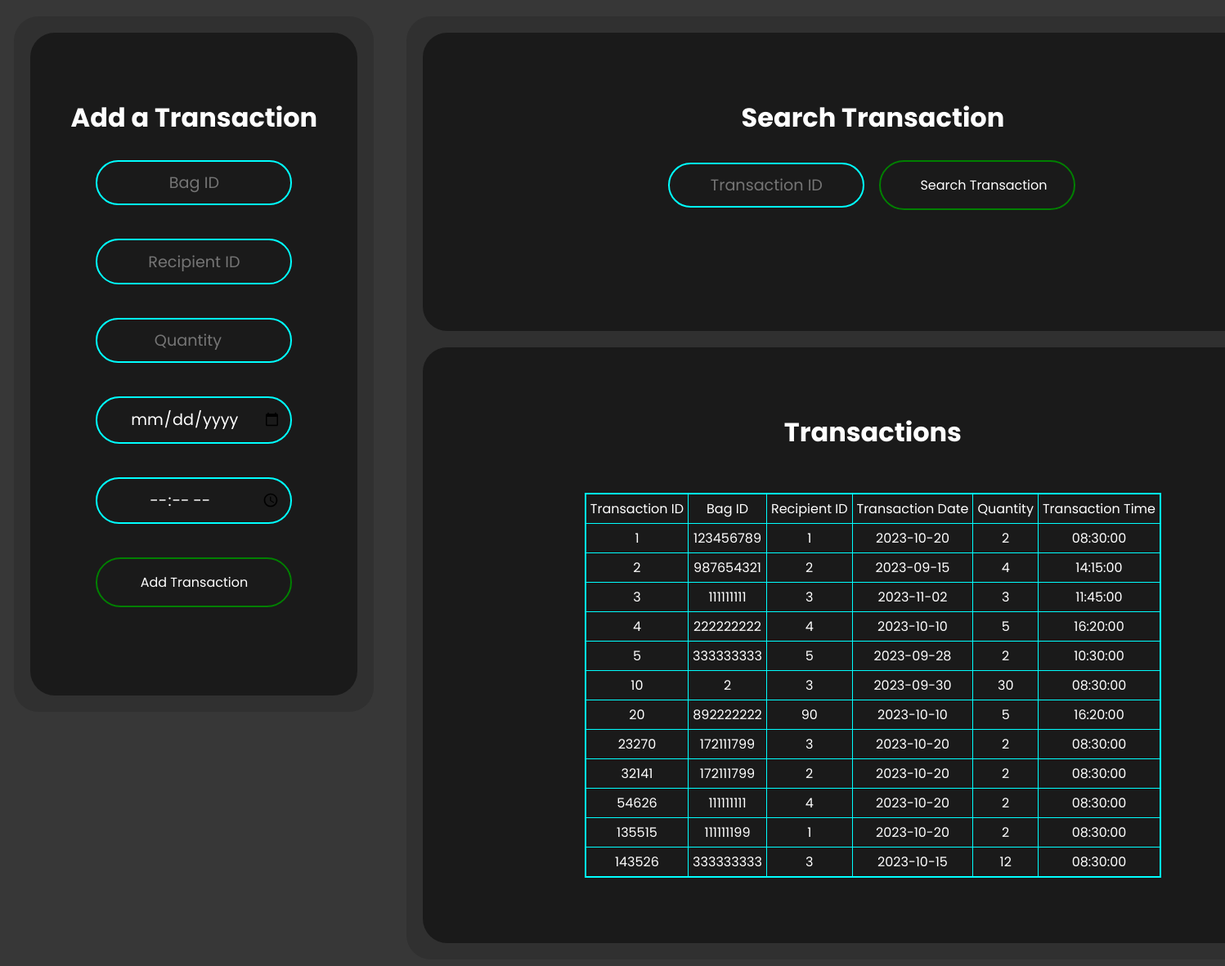
/transaction.php, run on the app's committed database.
### tables this page shows
CREATE TABLE Transfusion ( T_ID INT PRIMARY KEY AUTO_INCREMENT, Bag_ID BIGINT NOT NULL,
						   Rec_ID INT NOT NULL,
						   T_Date DATE NOT NULL, Quantity INT NOT NULL, T_time TIME,
                           FOREIGN KEY (Bag_ID) REFERENCES Blood_Inventory(Bld_Bag_ID),
                           FOREIGN KEY (Rec_ID) REFERENCES Recipient(Rec_ID) );

### transaction.php (the view, shortened to what this page needs)
<?php
    require_once "pdo.php";
?>
<!DOCTYPE html>
<html lang="en">
    <head>
        <link rel="stylesheet" href="styles.css">
        <link rel="stylesheet" href="home-nav.css">
    </head>
    <body>
        <div class="leftContainer">
            <div class="add">
                <h1> Add a Transaction </h1>
                <form method="POST">
                    <div class="form">
                        <input type="text" placeholder = "Bag ID" name = "Bag_ID" ><br>
                        <input type="text" placeholder = "Recipient ID" name="Rec_id"><br>
                        <input type="number" placeholder = "Quantity" name='quantity' id="quant"><br>
                        <input type="date" placeholder = "Transaction Date" name="T_date"><br>
                        <input type="time" placeholder = "Transaction Time" name="T_time"><br>
                        <input type="Submit" name = "Add Transaction" value="Add Transaction" class = "submitBtn">
                    </div>
                </form>
            </div>
        </div>
        <div class = "rightContainer">
            <div class="search">
                <h1>Search Transaction</h1>
                <form method="GET">
                    <div class = "form" id = "searchInput">
                        <input type="text" placeholder = "Transaction ID" name = "T_id" id="id">
                        <input type="Submit" name="search" value="Search Transaction" class = "submitBtn">
                    </div>
                </form>
            </div>
            <div class="view">
                <h1>Transactions</h1>
                <?php
                    $stmt = $pdo->query("SELECT * FROM transfusion");
                    echo '<br><br>';
                    echo '<table border = "1">'."\n";
                    echo '<tr><td>';
                    echo 'Transaction ID';
                    echo '</td><td>';
                    echo 'Bag ID';
                    echo '</td><td>';
                    echo 'Recipient ID';
                    echo '</td><td>';
                    echo 'Transaction Date';
                    echo '</td><td>';
                    echo 'Quantity';
                    echo '</td><td>';
                    echo 'Transaction Time';
                    echo '</td></tr>';
                    while($row = $stmt->fetch(PDO::FETCH_ASSOC)){
                        echo "<tr><td>";
                        echo $row['T_ID'];
                        echo "</td><td>";
                        echo $row['Bag_ID'];
                        echo "</td><td>";
                        echo $row['Rec_ID'];
                        echo "</td><td>";
                        echo $row['T_Date'];
                        echo "</td><td>";
                        echo $row['Quantity'];
                        echo "</td><td>";
                        echo $row['T_time'];
                        echo ("</td></tr>");
                    }
                    echo "</table>\n";
                ?>
            </div>
        </div>
    </body>
</html>

### styles.css (style rules this page uses)
* { margin: 0; padding: 0; box-sizing: border-box; font-family: 'Poppins', sans-serif; }
body { display: flex; justify-content: center; align-items: left; width: 100%; background-color: #373737; }
div { margin: 20px; }
h1 { color: white; display: flex; justify-content: center; align-items: left; }
.leftContainer { position:sticky; width: auto; height: 100%; background-color: #303030; border-radius: 30px; }
.rightContainer { width: auto; background-color: #303030; border-radius: 30px; height: 100%; }
.add { font-size: 1rem; float: left; display: flex; justify-content: center; align-items: center; flex-direction: column; background-color: #1A1A1A; color: white; width: 400px; height: auto; border-radius: 30px; padding: 5em 2rem; position: sticky; top: 40px; }
.search { font-size: 1rem; float: left; display: flex; justify-content: center; align-items: center; flex-direction: column; background-color: #1A1A1A; color: white; width: 1100px; border-radius: 30px; padding: 5em 2rem; }
#searchInput { display: flex; flex-direction: row; justify-content: space-between; align-items: center; }
#searchInput input { margin-right: 10px; }
.view { font-size: 1rem; clear: left; display: flex; justify-content: center; align-items: center; flex-direction: column; background-color: #1A1A1A; color: white; width: 1100px; border-radius: 30px; padding: 5em 2rem; }
input, select { text-align: center; border: 2px solid cyan; margin: 0.5rem; color: white; background: transparent; padding: 0.7rem; border-radius: 3rem; width: 15rem; font-size: 1.2rem; outline: none; transition: all .2s ease-in-out; }
table { border: 2px solid cyan; border-collapse: collapse; color: white; }
td { padding: 5px; margin: 5px; text-align: center; }
.form { display: flex; justify-content: center; align-items: center; flex-direction: column; color: white; }
.submitBtn { background: transparent; border: 2px solid green; padding: 1rem 3rem; border-radius: 6rem; text-decoration: none; font-size: 1rem; color: white; cursor: pointer; transition: all .3s ease-in-out; }

### home-nav.css (style rules this page uses)
* { margin: 0; padding: 0; box-sizing: border-box; font-family: 'Poppins', 'sans-serif'; }

### data on the page
transfusion: T_ID "1", Bag_ID "123456789", Rec_ID "1", T_Date "2023-10-20", Quantity "2", T_time "08:30:00"
transfusion: T_ID "2", Bag_ID "987654321", Rec_ID "2", T_Date "2023-09-15", Quantity "4", T_time "14:15:00"
transfusion: T_ID "3", Bag_ID "111111111", Rec_ID "3", T_Date "2023-11-02", Quantity "3", T_time "11:45:00"
transfusion: T_ID "4", Bag_ID "222222222", Rec_ID "4", T_Date "2023-10-10", Quantity "5", T_time "16:20:00"
transfusion: T_ID "5", Bag_ID "333333333", Rec_ID "5", T_Date "2023-09-28", Quantity "2", T_time "10:30:00"
transfusion: T_ID "10", Bag_ID "2", Rec_ID "3", T_Date "2023-09-30", Quantity "30", T_time "08:30:00"
transfusion: T_ID "20", Bag_ID "892222222", Rec_ID "90", T_Date "2023-10-10", Quantity "5", T_time "16:20:00"
transfusion: T_ID "23270", Bag_ID "172111799", Rec_ID "3", T_Date "2023-10-20", Quantity "2", T_time "08:30:00"
transfusion: T_ID "32141", Bag_ID "172111799", Rec_ID "2", T_Date "2023-10-20", Quantity "2", T_time "08:30:00"
transfusion: T_ID "54626", Bag_ID "111111111", Rec_ID "4", T_Date "2023-10-20", Quantity "2", T_time "08:30:00"
transfusion: T_ID "135515", Bag_ID "111111199", Rec_ID "1", T_Date "2023-10-20", Quantity "2", T_time "08:30:00"
transfusion: T_ID "143526", Bag_ID "333333333", Rec_ID "3", T_Date "2023-10-15", Quantity "12", T_time "08:30:00"
